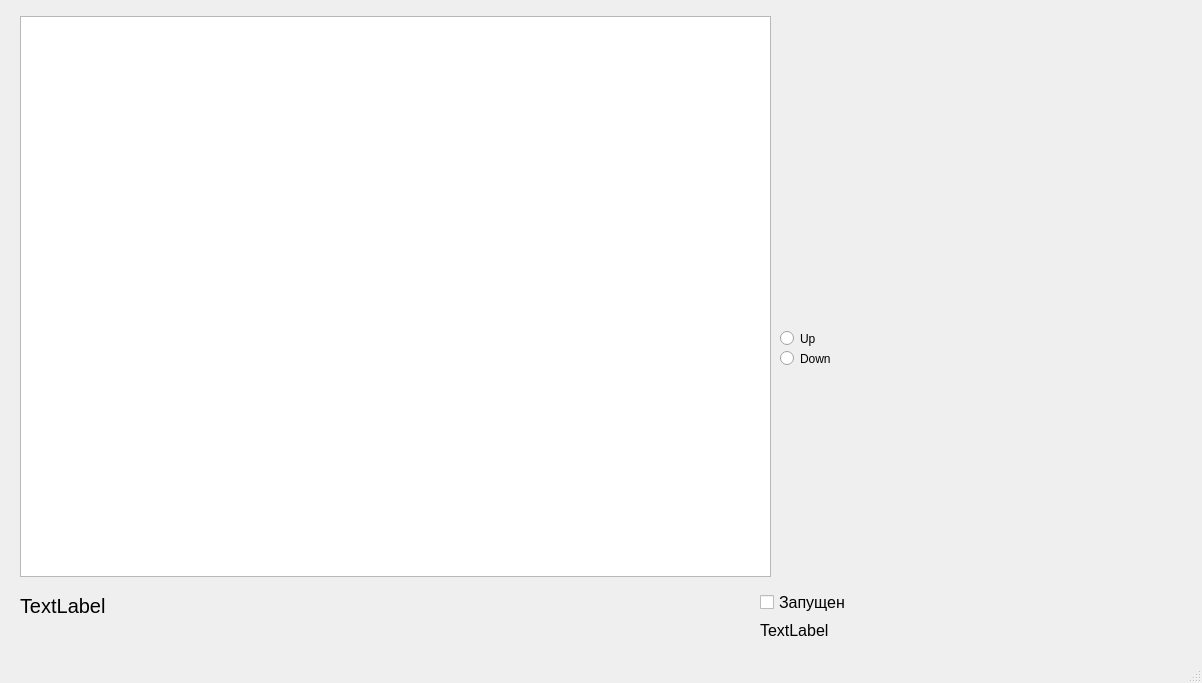
<?xml version="1.0" encoding="UTF-8"?>
<ui version="4.0">
 <class>MainWindow</class>
 <widget class="QMainWindow" name="MainWindow">
  <property name="geometry">
   <rect>
    <x>0</x>
    <y>0</y>
    <width>1202</width>
    <height>683</height>
   </rect>
  </property>
  <property name="baseSize">
   <size>
    <width>600</width>
    <height>800</height>
   </size>
  </property>
  <property name="windowTitle">
   <string>MainWindow</string>
  </property>
  <widget class="QWidget" name="centralwidget">
   <widget class="QCustomPlot" name="customPlot" native="true">
    <property name="geometry">
     <rect>
      <x>830</x>
      <y>0</y>
      <width>351</width>
      <height>321</height>
     </rect>
    </property>
   </widget>
   <widget class="QWidget" name="verticalLayoutWidget">
    <property name="geometry">
     <rect>
      <x>860</x>
      <y>330</y>
      <width>311</width>
      <height>311</height>
     </rect>
    </property>
    <layout class="QVBoxLayout" name="verticalLayout">
     <property name="sizeConstraint">
      <enum>QLayout::SetMinAndMaxSize</enum>
     </property>
    </layout>
   </widget>
   <widget class="QRadioButton" name="Up_botton">
    <property name="geometry">
     <rect>
      <x>780</x>
      <y>330</y>
      <width>82</width>
      <height>17</height>
     </rect>
    </property>
    <property name="text">
     <string>Up</string>
    </property>
   </widget>
   <widget class="QRadioButton" name="Down_botton">
    <property name="geometry">
     <rect>
      <x>780</x>
      <y>350</y>
      <width>82</width>
      <height>17</height>
     </rect>
    </property>
    <property name="text">
     <string>Down</string>
    </property>
   </widget>
   <widget class="QLabel" name="label_2">
    <property name="geometry">
     <rect>
      <x>20</x>
      <y>590</y>
      <width>131</width>
      <height>31</height>
     </rect>
    </property>
    <property name="font">
     <font>
      <pointsize>15</pointsize>
     </font>
    </property>
    <property name="text">
     <string>TextLabel</string>
    </property>
   </widget>
   <widget class="QGraphicsView" name="graphicsView">
    <property name="enabled">
     <bool>true</bool>
    </property>
    <property name="geometry">
     <rect>
      <x>20</x>
      <y>16</y>
      <width>751</width>
      <height>561</height>
     </rect>
    </property>
    <property name="font">
     <font>
      <pointsize>4</pointsize>
     </font>
    </property>
   </widget>
   <widget class="QWidget" name="">
    <property name="geometry">
     <rect>
      <x>760</x>
      <y>590</y>
      <width>89</width>
      <height>50</height>
     </rect>
    </property>
    <layout class="QVBoxLayout" name="verticalLayout_2">
     <item>
      <widget class="QCheckBox" name="Pusk">
       <property name="font">
        <font>
         <pointsize>12</pointsize>
        </font>
       </property>
       <property name="text">
        <string>Запущен</string>
       </property>
      </widget>
     </item>
     <item>
      <widget class="QLabel" name="label">
       <property name="font">
        <font>
         <pointsize>12</pointsize>
        </font>
       </property>
       <property name="text">
        <string>TextLabel</string>
       </property>
      </widget>
     </item>
    </layout>
   </widget>
  </widget>
  <widget class="QMenuBar" name="menubar">
   <property name="geometry">
    <rect>
     <x>0</x>
     <y>0</y>
     <width>1202</width>
     <height>21</height>
    </rect>
   </property>
  </widget>
  <widget class="QStatusBar" name="statusbar"/>
 </widget>
 <customwidgets>
  <customwidget>
   <class>QCustomPlot</class>
   <extends>QWidget</extends>
   <header>qcustomplot.h</header>
   <container>1</container>
  </customwidget>
 </customwidgets>
 <resources/>
 <connections/>
</ui>
